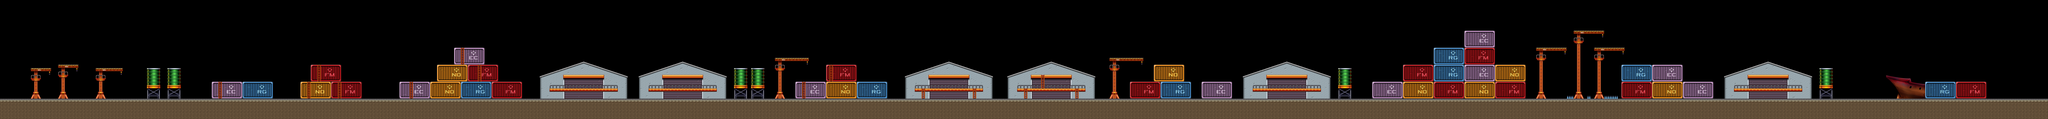

A level layout from a 2D game, rendered from its tile map. Below: a short description, then the map file with tile-grid data replaced by summaries:
An orthogonal 600x35 tile map with 32x32 px tiles, 1 tile layer (data0) and 329 objects (208x Item, 44x Bomb, 28x SmartUFO, 23x FloorCannon, 11x Cow, ...).

<map version="1.0" orientation="orthogonal" width="600" height="35" tilewidth="32" tileheight="32">
 <properties>
  <property name="pBackground" value="background_11.jpg" />
  <property name="pMusic" value="xa_3.ogg" />
  <property name="pTileSetHeight" value="32" />
  <property name="pTileSetWidth" value="32" />
 </properties>
 <tileset firstgid="1" name="Tiles" tilewidth="32" tileheight="32">
  <image source="assets/images/tiles/tileset_level11.png" />
  <tile id="0">
   <properties>
    <property name="pInvisible" value="true" />
   </properties>
  </tile>
  <tile id="1">
   <properties>
    <property name="pHard" value="true" />
   </properties>
  </tile>
  <tile id="2">
   <properties>
    <property name="pHard" value="true" />
   </properties>
  </tile>
  <tile id="3">
   <properties>
    <property name="pHard" value="true" />
   </properties>
  </tile>
  <tile id="4">
   <properties>
    <property name="pHard" value="true" />
   </properties>
  </tile>
  <tile id="5">
   <properties>
    <property name="pPlatform" value="true" />
   </properties>
  </tile>
  <tile id="6">
   <properties>
    <property name="pPlatform" value="true" />
   </properties>
  </tile>
  <tile id="7">
   <properties>
    <property name="pPlatform" value="true" />
   </properties>
  </tile>
  <tile id="8">
   <properties>
    <property name="pPlatform" value="true" />
   </properties>
  </tile>
  <tile id="9">
   <properties>
    <property name="pPlatform" value="true" />
   </properties>
  </tile>
  <tile id="10">
   <properties>
    <property name="pPlatform" value="true" />
   </properties>
  </tile>
  <tile id="11">
   <properties>
    <property name="pPlatform" value="true" />
   </properties>
  </tile>
  <tile id="12">
   <properties>
    <property name="pPlatform" value="true" />
   </properties>
  </tile>
  <tile id="13">
   <properties>
    <property name="pPlatform" value="true" />
   </properties>
  </tile>
  <tile id="14">
   <properties>
    <property name="pPlatform" value="true" />
   </properties>
  </tile>
  <tile id="15">
   <properties>
    <property name="pPlatform" value="true" />
   </properties>
  </tile>
  <tile id="16">
   <properties>
    <property name="pPlatform" value="true" />
   </properties>
  </tile>
  <tile id="17">
   <properties>
    <property name="pPlatform" value="true" />
   </properties>
  </tile>
  <tile id="18">
   <properties>
    <property name="pPlatform" value="true" />
   </properties>
  </tile>
  <tile id="19">
   <properties>
    <property name="pPlatform" value="true" />
   </properties>
  </tile>
  <tile id="20">
   <properties>
    <property name="pPlatform" value="true" />
   </properties>
  </tile>
  <tile id="21">
   <properties>
    <property name="pPlatform" value="true" />
   </properties>
  </tile>
  <tile id="22">
   <properties>
    <property name="pPlatform" value="true" />
   </properties>
  </tile>
  <tile id="23">
   <properties>
    <property name="pPlatform" value="true" />
   </properties>
  </tile>
  <tile id="24">
   <properties>
    <property name="pPlatform" value="true" />
   </properties>
  </tile>
  <tile id="25">
   <properties>
    <property name="pPlatform" value="true" />
   </properties>
  </tile>
  <tile id="26">
   <properties>
    <property name="pPlatform" value="true" />
   </properties>
  </tile>
  <tile id="27">
   <properties>
    <property name="pPlatform" value="true" />
   </properties>
  </tile>
  <tile id="28">
   <properties>
    <property name="pPlatform" value="true" />
   </properties>
  </tile>
  <tile id="29">
   <properties>
    <property name="pPlatform" value="true" />
   </properties>
  </tile>
  <tile id="30">
   <properties>
    <property name="pPlatform" value="true" />
   </properties>
  </tile>
  <tile id="31">
   <properties>
    <property name="pPlatform" value="true" />
   </properties>
  </tile>
  <tile id="33">
   <properties>
    <property name="pHard" value="true" />
   </properties>
  </tile>
  <tile id="34">
   <properties>
    <property name="pHard" value="true" />
   </properties>
  </tile>
  <tile id="35">
   <properties>
    <property name="pHard" value="true" />
   </properties>
  </tile>
  <tile id="36">
   <properties>
    <property name="pHard" value="true" />
   </properties>
  </tile>
  <tile id="64">
   <properties>
    <property name="pKilling" value="true" />
   </properties>
  </tile>
  <tile id="65">
   <properties>
    <property name="pHard" value="true" />
   </properties>
  </tile>
  <tile id="66">
   <properties>
    <property name="pHard" value="true" />
   </properties>
  </tile>
  <tile id="67">
   <properties>
    <property name="pHard" value="true" />
   </properties>
  </tile>
  <tile id="68">
   <properties>
    <property name="pHard" value="true" />
   </properties>
  </tile>
  <tile id="96">
   <properties>
    <property name="pLadderEnd" value="true" />
   </properties>
  </tile>
  <tile id="97">
   <properties>
    <property name="pHard" value="true" />
   </properties>
  </tile>
  <tile id="98">
   <properties>
    <property name="pHard" value="true" />
   </properties>
  </tile>
  <tile id="99">
   <properties>
    <property name="pHard" value="true" />
   </properties>
  </tile>
  <tile id="100">
   <properties>
    <property name="pHard" value="true" />
   </properties>
  </tile>
  <tile id="128">
   <properties>
    <property name="pLadder" value="true" />
   </properties>
  </tile>
  <tile id="129">
   <properties>
    <property name="pHard" value="true" />
   </properties>
  </tile>
  <tile id="130">
   <properties>
    <property name="pHard" value="true" />
   </properties>
  </tile>
  <tile id="131">
   <properties>
    <property name="pHard" value="true" />
   </properties>
  </tile>
  <tile id="132">
   <properties>
    <property name="pHard" value="true" />
   </properties>
  </tile>
  <tile id="160">
   <properties>
    <property name="pPlatform" value="true" />
   </properties>
  </tile>
  <tile id="161">
   <properties>
    <property name="pPlatform" value="true" />
   </properties>
  </tile>
  <tile id="162">
   <properties>
    <property name="pPlatform" value="true" />
   </properties>
  </tile>
  <tile id="163">
   <properties>
    <property name="pPlatform" value="true" />
   </properties>
  </tile>
  <tile id="164">
   <properties>
    <property name="pPlatform" value="true" />
   </properties>
  </tile>
  <tile id="165">
   <properties>
    <property name="pPlatform" value="true" />
   </properties>
  </tile>
  <tile id="166">
   <properties>
    <property name="pPlatform" value="true" />
   </properties>
  </tile>
  <tile id="167">
   <properties>
    <property name="pPlatform" value="true" />
   </properties>
  </tile>
  <tile id="168">
   <properties>
    <property name="pPlatform" value="true" />
   </properties>
  </tile>
  <tile id="169">
   <properties>
    <property name="pPlatform" value="true" />
   </properties>
  </tile>
  <tile id="170">
   <properties>
    <property name="pPlatform" value="true" />
   </properties>
  </tile>
  <tile id="175">
   <properties>
    <property name="pPlatform" value="true" />
   </properties>
  </tile>
  <tile id="176">
   <properties>
    <property name="pLadderEnd" value="true" />
   </properties>
  </tile>
  <tile id="177">
   <properties>
    <property name="pLadderEnd" value="true" />
   </properties>
  </tile>
  <tile id="178">
   <properties>
    <property name="pLadderEnd" value="true" />
   </properties>
  </tile>
  <tile id="179">
   <properties>
    <property name="pLadderEnd" value="true" />
   </properties>
  </tile>
  <tile id="180">
   <properties>
    <property name="pLadderEnd" value="true" />
   </properties>
  </tile>
  <tile id="181">
   <properties>
    <property name="pLadderEnd" value="true" />
   </properties>
  </tile>
  <tile id="182">
   <properties>
    <property name="pLadderEnd" value="true" />
   </properties>
  </tile>
  <tile id="188">
   <properties>
    <property name="pPlatform" value="true" />
   </properties>
  </tile>
  <tile id="189">
   <properties>
    <property name="pPlatform" value="true" />
   </properties>
  </tile>
  <tile id="190">
   <properties>
    <property name="pPlatform" value="true" />
   </properties>
  </tile>
  <tile id="191">
   <properties>
    <property name="pPlatform" value="true" />
   </properties>
  </tile>
  <tile id="208">
   <properties>
    <property name="pLadder" value="true" />
   </properties>
  </tile>
  <tile id="209">
   <properties>
    <property name="pLadder" value="true" />
   </properties>
  </tile>
  <tile id="210">
   <properties>
    <property name="pLadder" value="true" />
   </properties>
  </tile>
  <tile id="211">
   <properties>
    <property name="pLadder" value="true" />
   </properties>
  </tile>
  <tile id="212">
   <properties>
    <property name="pLadder" value="true" />
   </properties>
  </tile>
  <tile id="213">
   <properties>
    <property name="pLadder" value="true" />
   </properties>
  </tile>
  <tile id="214">
   <properties>
    <property name="pLadder" value="true" />
   </properties>
  </tile>
  <tile id="215">
   <properties>
    <property name="pPlatform" value="true" />
   </properties>
  </tile>
  <tile id="216">
   <properties>
    <property name="pPlatform" value="true" />
   </properties>
  </tile>
  <tile id="217">
   <properties>
    <property name="pLadderEnd" value="true" />
   </properties>
  </tile>
  <tile id="218">
   <properties>
    <property name="pPlatform" value="true" />
   </properties>
  </tile>
  <tile id="219">
   <properties>
    <property name="pPlatform" value="true" />
   </properties>
  </tile>
  <tile id="240">
   <properties>
    <property name="pLadder" value="true" />
   </properties>
  </tile>
  <tile id="241">
   <properties>
    <property name="pLadder" value="true" />
   </properties>
  </tile>
  <tile id="242">
   <properties>
    <property name="pLadder" value="true" />
   </properties>
  </tile>
  <tile id="243">
   <properties>
    <property name="pLadder" value="true" />
   </properties>
  </tile>
  <tile id="244">
   <properties>
    <property name="pLadder" value="true" />
   </properties>
  </tile>
  <tile id="245">
   <properties>
    <property name="pLadder" value="true" />
   </properties>
  </tile>
  <tile id="246">
   <properties>
    <property name="pLadder" value="true" />
   </properties>
  </tile>
  <tile id="250">
   <properties>
    <property name="pHard" value="true" />
   </properties>
  </tile>
  <tile id="272">
   <properties>
    <property name="pLadder" value="true" />
   </properties>
  </tile>
  <tile id="273">
   <properties>
    <property name="pLadder" value="true" />
   </properties>
  </tile>
  <tile id="274">
   <properties>
    <property name="pLadder" value="true" />
   </properties>
  </tile>
  <tile id="275">
   <properties>
    <property name="pLadder" value="true" />
   </properties>
  </tile>
  <tile id="276">
   <properties>
    <property name="pLadder" value="true" />
   </properties>
  </tile>
  <tile id="282">
   <properties>
    <property name="pHard" value="true" />
   </properties>
  </tile>
  <tile id="304">
   <properties>
    <property name="pLadder" value="true" />
   </properties>
  </tile>
  <tile id="305">
   <properties>
    <property name="pLadder" value="true" />
   </properties>
  </tile>
  <tile id="306">
   <properties>
    <property name="pLadder" value="true" />
   </properties>
  </tile>
  <tile id="307">
   <properties>
    <property name="pLadder" value="true" />
   </properties>
  </tile>
  <tile id="314">
   <properties>
    <property name="pHard" value="true" />
   </properties>
  </tile>
  <tile id="320">
   <properties>
    <property name="pHard" value="true" />
   </properties>
  </tile>
  <tile id="321">
   <properties>
    <property name="pHard" value="true" />
   </properties>
  </tile>
  <tile id="322">
   <properties>
    <property name="pHard" value="true" />
   </properties>
  </tile>
  <tile id="323">
   <properties>
    <property name="pHard" value="true" />
   </properties>
  </tile>
  <tile id="324">
   <properties>
    <property name="pPlatform" value="true" />
   </properties>
  </tile>
  <tile id="325">
   <properties>
    <property name="pPlatform" value="true" />
   </properties>
  </tile>
  <tile id="326">
   <properties>
    <property name="pPlatform" value="true" />
   </properties>
  </tile>
  <tile id="348">
   <properties>
    <property name="pPlatform" value="true" />
   </properties>
  </tile>
  <tile id="349">
   <properties>
    <property name="pPlatform" value="true" />
   </properties>
  </tile>
  <tile id="350">
   <properties>
    <property name="pPlatform" value="true" />
   </properties>
  </tile>
  <tile id="351">
   <properties>
    <property name="pPlatform" value="true" />
   </properties>
  </tile>
  <tile id="352">
   <properties>
    <property name="pHard" value="true" />
   </properties>
  </tile>
  <tile id="353">
   <properties>
    <property name="pHard" value="true" />
   </properties>
  </tile>
  <tile id="354">
   <properties>
    <property name="pHard" value="true" />
   </properties>
  </tile>
  <tile id="355">
   <properties>
    <property name="pHard" value="true" />
   </properties>
  </tile>
  <tile id="423">
   <properties>
    <property name="pPlatform" value="true" />
   </properties>
  </tile>
  <tile id="424">
   <properties>
    <property name="pPlatform" value="true" />
   </properties>
  </tile>
  <tile id="425">
   <properties>
    <property name="pPlatform" value="true" />
   </properties>
  </tile>
  <tile id="426">
   <properties>
    <property name="pPlatform" value="true" />
   </properties>
  </tile>
  <tile id="427">
   <properties>
    <property name="pPlatform" value="true" />
   </properties>
  </tile>
  <tile id="428">
   <properties>
    <property name="pPlatform" value="true" />
   </properties>
  </tile>
  <tile id="429">
   <properties>
    <property name="pPlatform" value="true" />
   </properties>
  </tile>
  <tile id="430">
   <properties>
    <property name="pPlatform" value="true" />
   </properties>
  </tile>
  <tile id="431">
   <properties>
    <property name="pPlatform" value="true" />
   </properties>
  </tile>
  <tile id="432">
   <properties>
    <property name="pPlatform" value="true" />
   </properties>
  </tile>
  <tile id="433">
   <properties>
    <property name="pPlatform" value="true" />
   </properties>
  </tile>
  <tile id="434">
   <properties>
    <property name="pPlatform" value="true" />
   </properties>
  </tile>
  <tile id="475">
   <properties>
    <property name="pPlatform" value="true" />
   </properties>
  </tile>
  <tile id="476">
   <properties>
    <property name="pPlatform" value="true" />
   </properties>
  </tile>
  <tile id="477">
   <properties>
    <property name="pPlatform" value="true" />
   </properties>
  </tile>
  <tile id="478">
   <properties>
    <property name="pPlatform" value="true" />
   </properties>
  </tile>
  <tile id="479">
   <properties>
    <property name="pPlatform" value="true" />
   </properties>
  </tile>
  <tile id="507">
   <properties>
    <property name="pInvisible" value="true" />
   </properties>
  </tile>
  <tile id="509">
   <properties>
    <property name="pInvisible" value="true" />
   </properties>
  </tile>
  <tile id="547">
   <properties>
    <property name="pPlatform" value="true" />
   </properties>
  </tile>
  <tile id="548">
   <properties>
    <property name="pPlatform" value="true" />
   </properties>
  </tile>
  <tile id="549">
   <properties>
    <property name="pPlatform" value="true" />
   </properties>
  </tile>
  <tile id="550">
   <properties>
    <property name="pPlatform" value="true" />
   </properties>
  </tile>
  <tile id="551">
   <properties>
    <property name="pPlatform" value="true" />
   </properties>
  </tile>
  <tile id="552">
   <properties>
    <property name="pPlatform" value="true" />
   </properties>
  </tile>
  <tile id="553">
   <properties>
    <property name="pPlatform" value="true" />
   </properties>
  </tile>
  <tile id="554">
   <properties>
    <property name="pPlatform" value="true" />
   </properties>
  </tile>
  <tile id="555">
   <properties>
    <property name="pPlatform" value="true" />
   </properties>
  </tile>
  <tile id="556">
   <properties>
    <property name="pPlatform" value="true" />
   </properties>
  </tile>
  <tile id="557">
   <properties>
    <property name="pPlatform" value="true" />
   </properties>
  </tile>
  <tile id="558">
   <properties>
    <property name="pPlatform" value="true" />
   </properties>
  </tile>
  <tile id="559">
   <properties>
    <property name="pPlatform" value="true" />
   </properties>
  </tile>
  <tile id="560">
   <properties>
    <property name="pPlatform" value="true" />
   </properties>
  </tile>
  <tile id="561">
   <properties>
    <property name="pPlatform" value="true" />
   </properties>
  </tile>
  <tile id="562">
   <properties>
    <property name="pPlatform" value="true" />
   </properties>
  </tile>
  <tile id="563">
   <properties>
    <property name="pPlatform" value="true" />
   </properties>
  </tile>
  <tile id="564">
   <properties>
    <property name="pPlatform" value="true" />
   </properties>
  </tile>
  <tile id="565">
   <properties>
    <property name="pPlatform" value="true" />
   </properties>
  </tile>
  <tile id="566">
   <properties>
    <property name="pPlatform" value="true" />
   </properties>
  </tile>
  <tile id="571">
   <properties>
    <property name="pPlatform" value="true" />
   </properties>
  </tile>
  <tile id="572">
   <properties>
    <property name="pPlatform" value="true" />
   </properties>
  </tile>
  <tile id="573">
   <properties>
    <property name="pPlatform" value="true" />
   </properties>
  </tile>
  <tile id="605">
   <properties>
    <property name="pHard" value="true" />
   </properties>
  </tile>
  <tile id="606">
   <properties>
    <property name="pHard" value="true" />
   </properties>
  </tile>
  <tile id="607">
   <properties>
    <property name="pHard" value="true" />
   </properties>
  </tile>
  <tile id="668">
   <properties>
    <property name="pPlatform" value="true" />
   </properties>
  </tile>
 </tileset>
 <layer name="data0" width="600" height="35">
  <data>[21000 cells, 21000 non-empty, 594 distinct tile ids]</data>
 </layer>
 <objectgroup name="Objects" width="600" height="35">
  <!-- 329 objects omitted --></objectgroup>
</map>
<!-- 329 of 329 objects omitted -->
